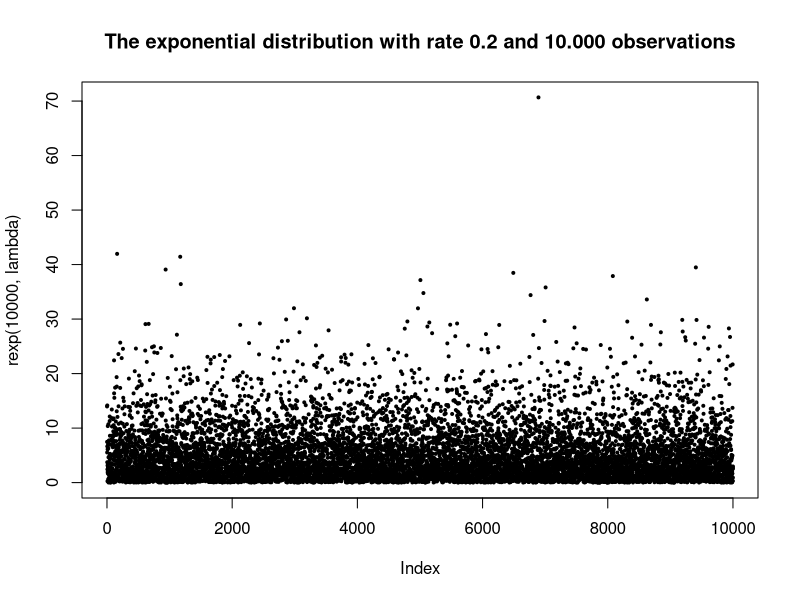
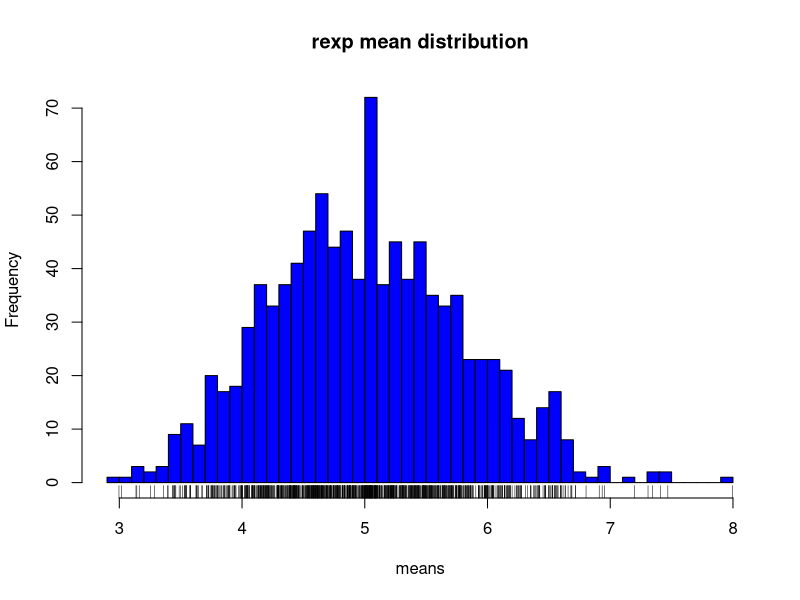
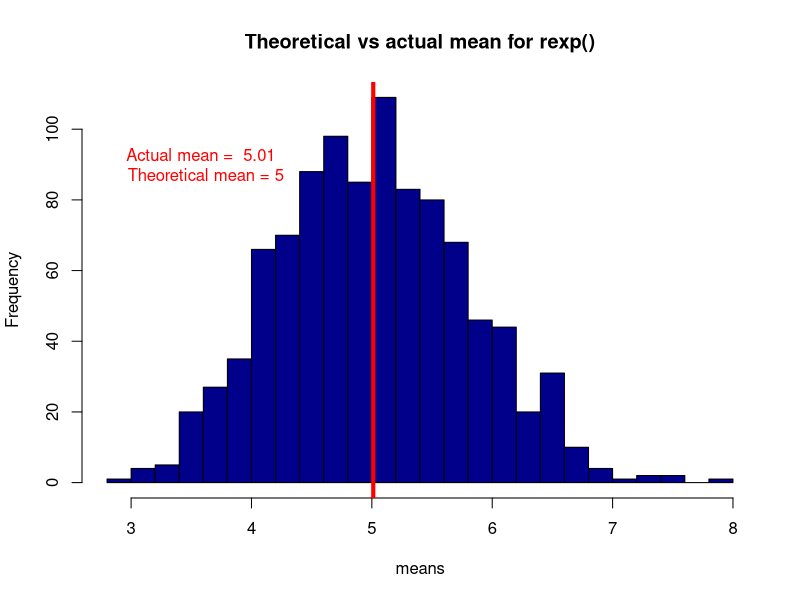
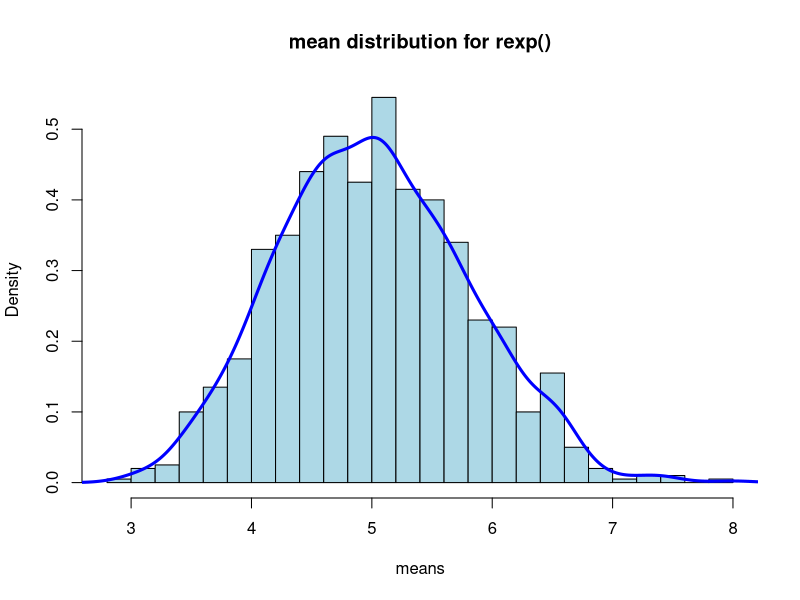

Reproduce these figures in R, in order.
# Plotting central limit theorem in R
# simulation of normal distribution data
set.seed(2015)
lambda <- 0.2 # the rate parameter lambda as instructed
n <- 40 # number of exponentials
sim <- 1000 # a thousand simulations

# the exponential distribution
plot(rexp(10000,lambda), pch=20, cex=0.6, main="The exponential distribution with rate 0.2 and 10.000 observations")

means <- NULL
for (i in 1 : sim) means <- c(means, mean(rexp(n,lambda)))
hist(means, col="blue", main="rexp mean distribution", breaks=40)
rug(means)

hist(means, col="darkblue", main="Theoretical vs actual mean for rexp()", breaks=20)
abline(v=mean(means), lwd="4", col="red")
text(3.6, 90, paste("Actual mean = ", round(mean(means),2), "\n Theoretical mean = 5" ), col="red")

hist(means, prob=TRUE, col="lightblue", main="mean distribution for rexp()", breaks=20)
lines(density(means), lwd=3, col="blue")